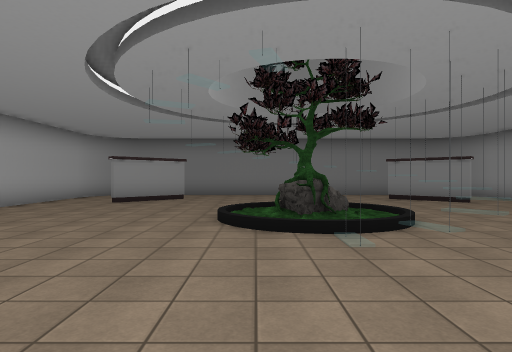
view 1 (above)

14 first-person views from a walk through a 3-D level made in the Unity game engine. The camera is 1.5 m above the floor, looks level and sees 75° across. The floor is counted in squares, 2 m on a side. Each view is taken from the middle of a square. On the plan, view 1 faces up. The plan holds only what a view shows up to about 11 squares ahead; the rest is blank. The place goes on beyond the plan. The player is left out. Some surface patterns are stand-ins.

view 2
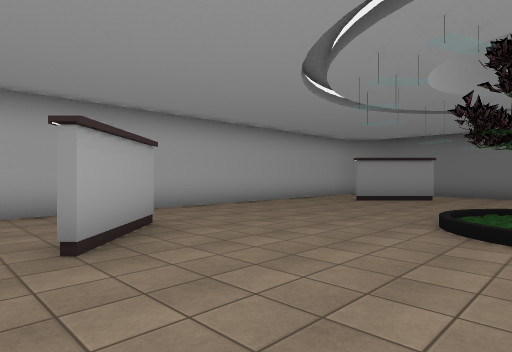

view 3
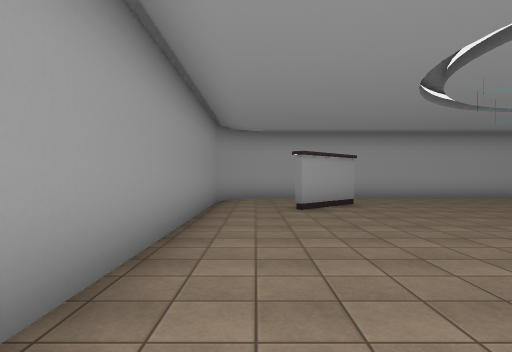

view 4
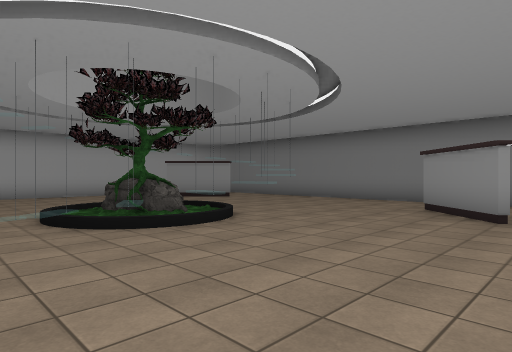

view 5
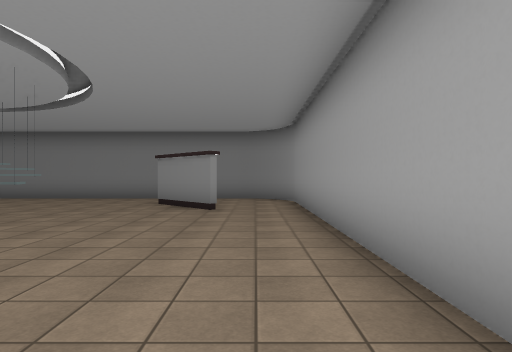

view 6
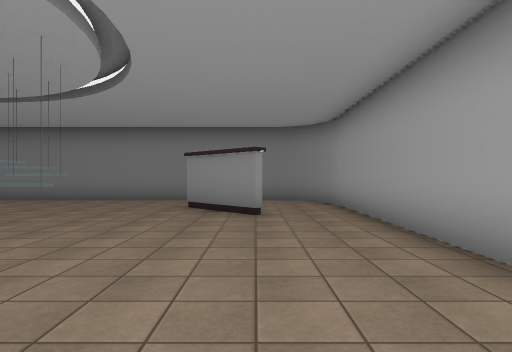

view 7
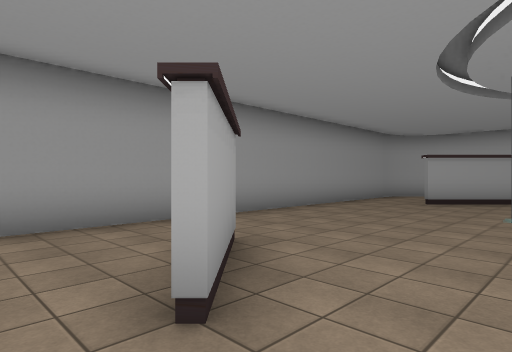

view 8
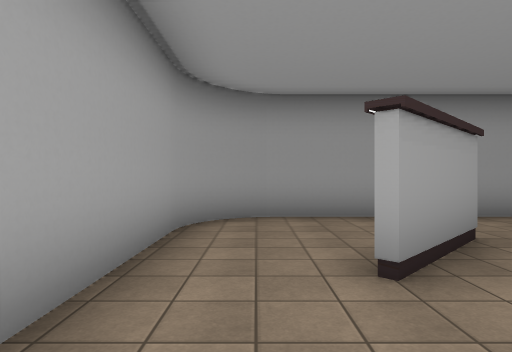

view 9
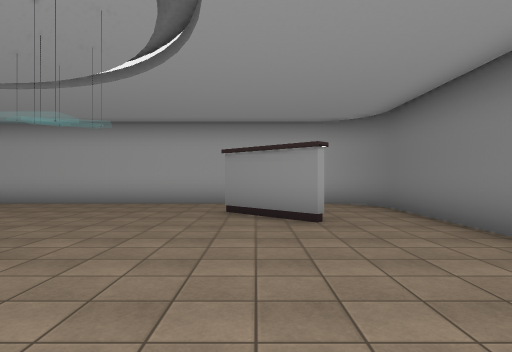

view 10
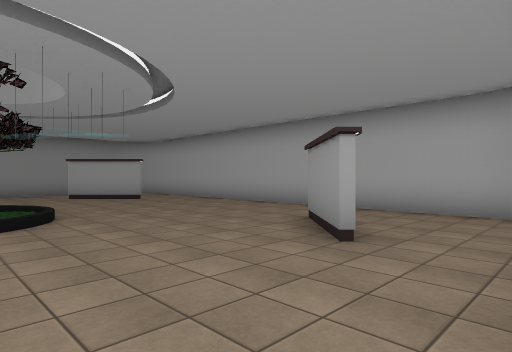

view 11
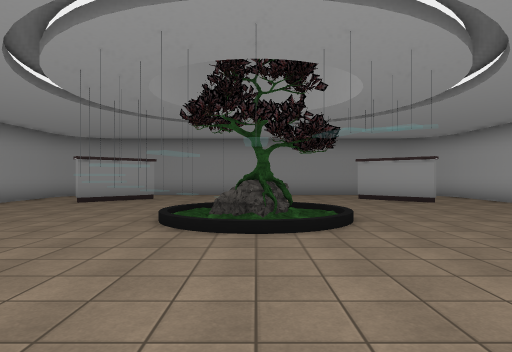

view 12
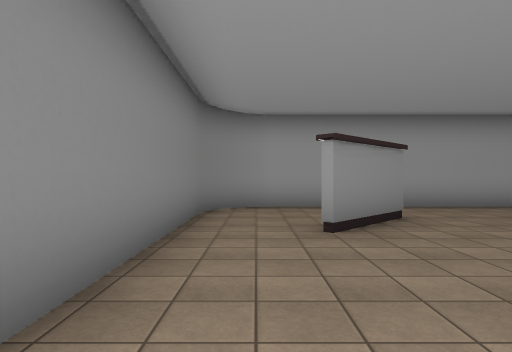

view 13
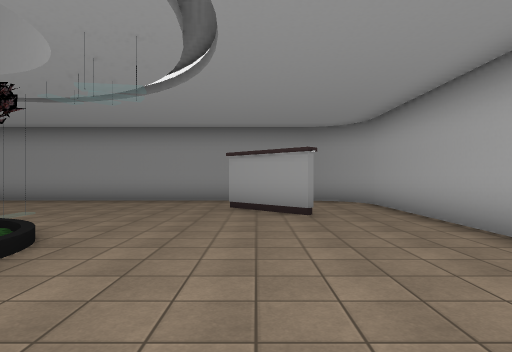

view 14
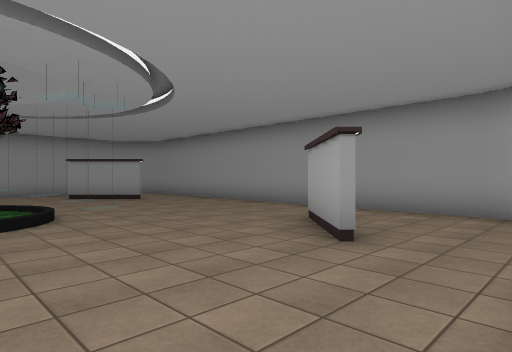

### Floor plan
Key: @ floor where view 1 was taken; # wall or solid block; . floor; / step, stairs or slope; = window, fence, low wall or low ledge; T tree.
Columns run from 7 left of view 1 to 9 right of it. Each row starts with its distance up from view 1.
 14   #############
 13  ##...........##
 12 ##.............##
 11 #...#.......#...#
 10 #..##.......##..#
  9 #...............#
  8 #...............#
  7 #....../ /=.....#
  6 #...... TT.=....#
  5 #....../ /=.....#
  4 #.......//=.....#
  3 #.......#/......#
  2 #..##.......##..#
  1 #...#.......#...#
  0 ##.....@.......##
 -1  ##...........##
 -2   #############

Positions as (right, up) in squares from view 1, and headings:
1: (0, 0), facing up
2: (1, 0), facing up-left
3: (5, 0), facing left
4: (7, 3), facing up-left
5: (7, 2), facing up
6: (6, 3), facing up
7: (7, 4), facing down-left
8: (7, 5), facing down
9: (3, 10), facing left
10: (1, 13), facing down-left
11: (1, 12), facing down
12: (0, 12), facing right
13: (-3, 9), facing down
14: (-6, 6), facing down-right
